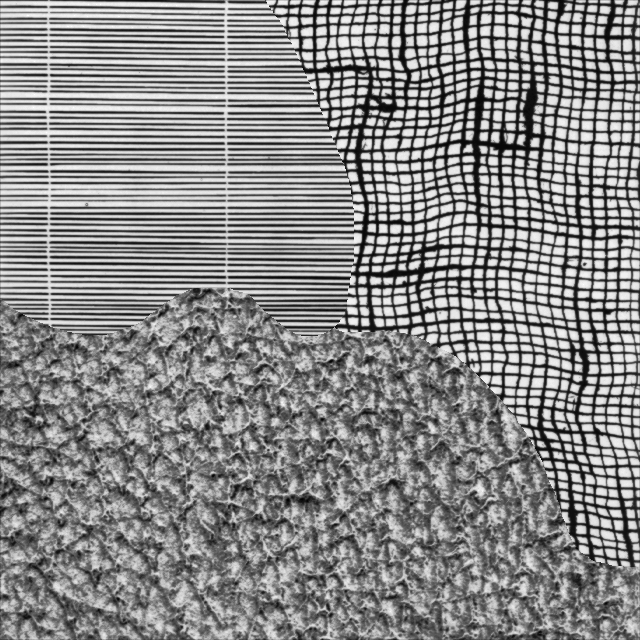
#> input picture exam2023/data_week4/3labels/training_image.png, 640 x 640 px, found by its file name
$ python data_week4.py
#> lines starting #> are read from the running program, lines starting #| are printed output that depends on the picture
"""
Helping functions for extracting features from images

Vedrana Andersen Dahl (vand@dtu.dk)
Anders Bjorholm Dahl (abda@dtu.dk)
"""

import numpy as np
import scipy.ndimage

def get_gauss_feat_im(im, sigma=1, normalize=True):
    """Gauss derivative feaures for every image pixel.
    Arguments:
        image: a 2D image, shape (r, c).
        sigma: standard deviation for Gaussian derivatives.
        normalize: flag indicating normalization of features.
    Returns:
        imfeat: 3D array of size (r, c, 15) with a 15-dimentional feature
             vector for every pixel in the image.
    Author: vand@dtu.dk, 2020
    """

    r, c = im.shape
    imfeat = np.zeros((r, c, 15))
    imfeat[:, :, 0] = scipy.ndimage.gaussian_filter(im, sigma, order=0)
    imfeat[:, :, 1] = scipy.ndimage.gaussian_filter(im, sigma, order=[0, 1])
    imfeat[:, :, 2] = scipy.ndimage.gaussian_filter(im, sigma, order=[1, 0])
    imfeat[:, :, 3] = scipy.ndimage.gaussian_filter(im, sigma, order=[0, 2])
    imfeat[:, :, 4] = scipy.ndimage.gaussian_filter(im, sigma, order=[1, 1])
    imfeat[:, :, 5] = scipy.ndimage.gaussian_filter(im, sigma, order=[2, 0])
    imfeat[:, :, 6] = scipy.ndimage.gaussian_filter(im, sigma, order=[0, 3])
    imfeat[:, :, 7] = scipy.ndimage.gaussian_filter(im, sigma, order=[1, 2])
    imfeat[:, :, 8] = scipy.ndimage.gaussian_filter(im, sigma, order=[2, 1])
    imfeat[:, :, 9] = scipy.ndimage.gaussian_filter(im, sigma, order=[3, 0])
    imfeat[:, :, 10] = scipy.ndimage.gaussian_filter(im, sigma, order=[0, 4])
    imfeat[:, :, 11] = scipy.ndimage.gaussian_filter(im, sigma, order=[1, 3])
    imfeat[:, :, 12] = scipy.ndimage.gaussian_filter(im, sigma, order=[2, 2])
    imfeat[:, :, 13] = scipy.ndimage.gaussian_filter(im, sigma, order=[3, 1])
    imfeat[:, :, 14] = scipy.ndimage.gaussian_filter(im, sigma, order=[4, 0])

    if normalize:
        imfeat -= np.mean(imfeat, axis=(0, 1))
        im_std = np.std(imfeat, axis=(0, 1))
        im_std[im_std<10e-10] = 1
        imfeat /= im_std

    return imfeat

def get_gauss_feat_multi(im, sigma = [1, 2, 4], normalize = True):
    '''Multi-scale Gauss derivative feaures for every image pixel.
    Arguments:
        image: a 2D image, shape (r, c).
        sigma: list of standard deviations for Gaussian derivatives.
        normalize: flag indicating normalization of features.
    Returns:
        imfeat: a a 3D array of size (r*c, n_scale, 15) with n_scale features in each pixels, and
             n_scale is length of sigma. Each pixel contains a feature vector and feature
             image is size (r, c, 15*n_scale).
    Author: abda@dtu.dk, 2021

    '''
    imfeats = []
    for i in range(0, len(sigma)):
        feat = get_gauss_feat_im(im, sigma[i], normalize)
        imfeats.append(feat.reshape(-1, feat.shape[2]))

    imfeats = np.asarray(imfeats).transpose(1, 0, 2)
    return imfeats


def im2col(im, patch_size=[3, 3], stepsize=1):
    """Rearrange image patches into columns
    Arguments:
        image: a 2D image, shape (r, c).
        patch size: size of extracted paches.
        stepsize: patch step size.
    Returns:
        patches: a 2D array which in every column has a patch associated
            with one image pixel. For stepsize 1, number of returned column
            is (r-patch_size[0]+1)*(c-patch_size[0]+1) due to bounary. The
            length of columns is pathc_size[0]*patch_size[1].
    """

    r, c = im.shape
    s0, s1 = im.strides
    nrows =r - patch_size[0] + 1
    ncols = c - patch_size[1] + 1
    shp = patch_size[0], patch_size[1], nrows, ncols
    strd = s0, s1, s0, s1

    out_view = np.lib.stride_tricks.as_strided(im, shape=shp, strides=strd)
    return out_view.reshape(patch_size[0]*patch_size[1], -1)[:, ::stepsize]


def ndim2col(im, block_size=[3, 3], stepsize=1):
    """Rearrange image blocks into columns for N-D image (e.g. RGB image)"""""
    if(im.ndim == 2):
        return im2col(im, block_size, stepsize)
    else:
        r, c, l = im.shape
        patches = np.zeros((l * block_size[0] * block_size[1],
                            (r - block_size[0] + 1) * (c - block_size[1] + 1)))
        for i in range(l):
            patches[i * block_size[0] * block_size[1] : (i+1) * block_size[0] * block_size[1],
                    :] = im2col(im[:, :, i], block_size, stepsize)
        return patches

#%%
import skimage.io
import matplotlib.pyplot as plt

if __name__ == '__main__':

    filename = '../../../../Data/week3/3labels/training_image.png'
    I = skimage.io.imread(filename)
#> I is the input picture: shape (640, 640); min 0, max 255, mean 135.8
    I = I.astype(float)


    # features based on gaussian derivatives
    sigma = 1;
    gf = get_gauss_feat_im(I, sigma)

    fig, ax = plt.subplots(3, 5)
    for j in range(5):
        for i in range(3):
            ax[i][j].imshow(gf[:, :, 5 * i + j], cmap='jet')
            print(np.std(gf[:, :, 5 * i + j]))
            ax[i][j].set_title(f'layer {5 * i + j}')
#> this loop made 5 passes
#> (printed output is left out)


    # features based on image patches
    I = I[300:320, 400:420] # smaller image such that we can see the difference in layers
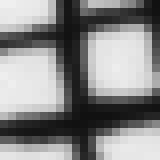
#> I: shape (20, 20) float64 (shown 8 times larger); min 17, max 240, mean 137
    pf = im2col(I, [3, 3])
#> in im2col, `s0, s1 = im.strides`: s0 = 5120; s1 = 8
#> in im2col, `strd = s0, s1, s0, s1`: strd = (5120, 8, 5120, 8)
    pf = pf.reshape((9, I.shape[0] - 2, I.shape[1] - 2))

    fig, ax = plt.subplots(3, 3)
    for j in range(3):
        for i in range(3):
            ax[i][j].imshow(pf[3 * i + j], cmap='jet')
            ax[i][j].set_title(f'layer {3 * i + j}')


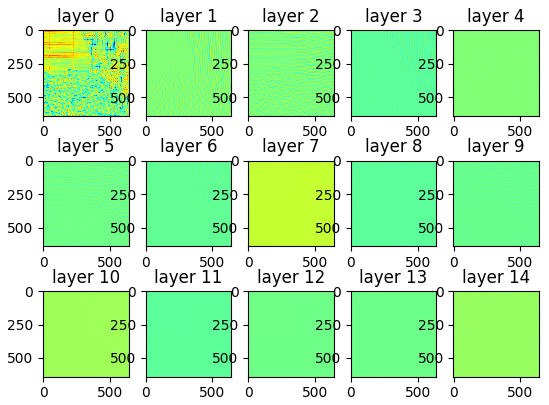
#> figure drawn by matplotlib, 15 panels
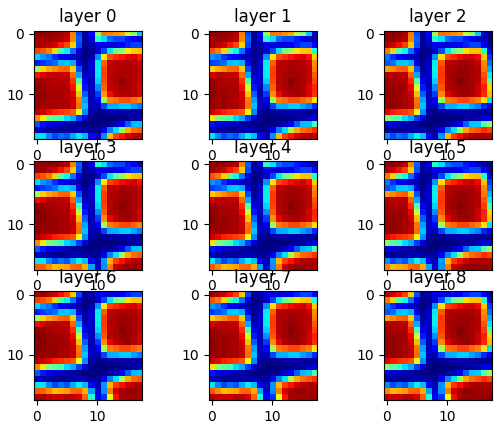
#> figure drawn by matplotlib, 9 panels

$ run again, with exam2023/data_week4/3labels/testing_image.png copied over exam2023/data_week4/3labels/training_image.png
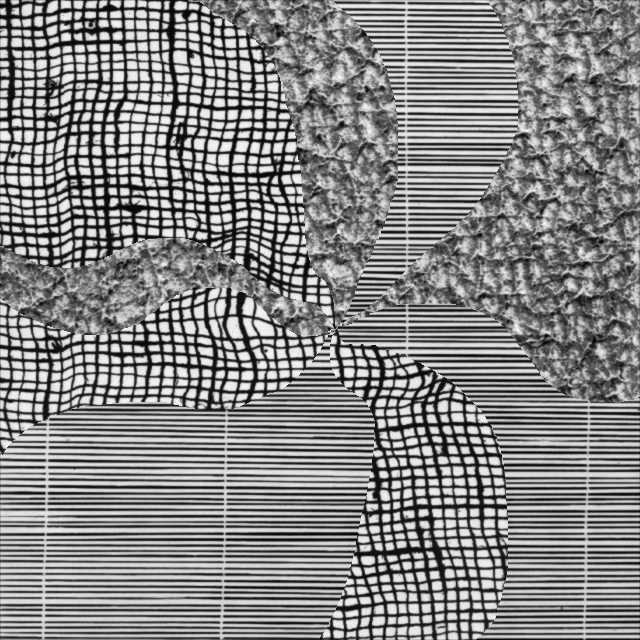
#> input picture exam2023/data_week4/3labels/testing_image.png, 640 x 640 px, found by its file name
#> I is the input picture: shape (640, 640); min 0, max 255, mean 132.7
#> the loop `for j in range(5):` made 5 passes
#> (printed output is left out)
#> `I = I[300:320, 400:420]`:
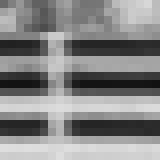
#> I: shape (20, 20) float64 (shown 8 times larger); min 18, max 222, mean 133.5
#> s0 = 5120; s1 = 8
#> strd = (5120, 8, 5120, 8)
